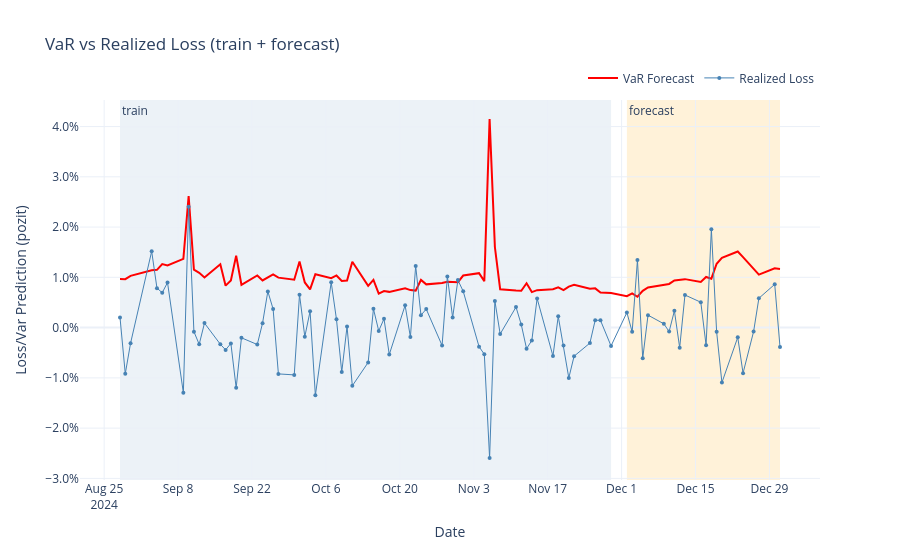

The code cell stored with this chart in its notebook:
### Code cell
# train + forecast birlikte (bank'in tum gunleri); ilk multi_day_var_min_periods gun yine dusulur, run kaydedilmez
entire_var = calendar_last_180_days.var_from_residual_bank_entire_period(
    residualbank,
    var_confidence=VAR_CONFIDENCE,
    multi_day_var_calculation_window_size=60,
    multi_day_var_min_periods=30,
)
plot_var_vs_loss(entire_var, residualbank, title="VaR vs Realized Loss (train + forecast)", calendar=calendar_last_180_days)
